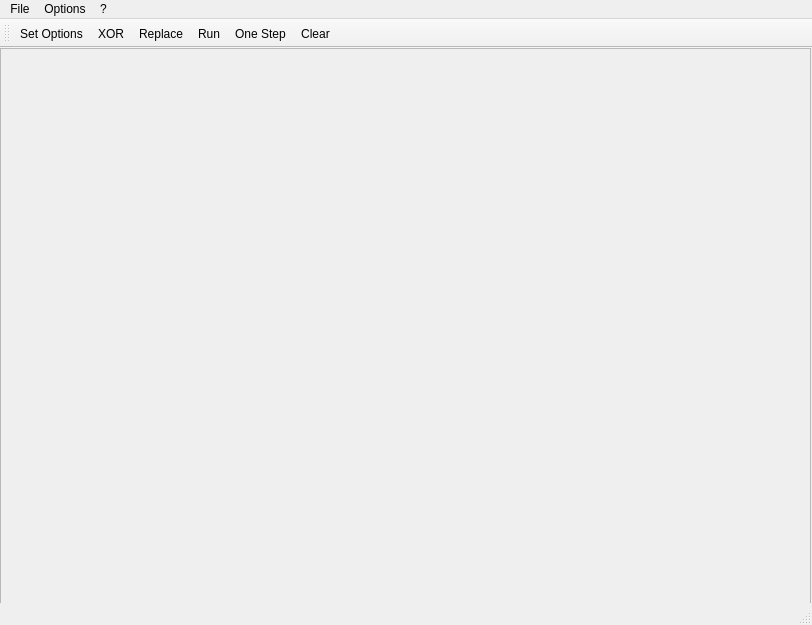
<?xml version="1.0" encoding="UTF-8"?>
<ui version="4.0">
 <class>MainWindow</class>
 <widget class="QMainWindow" name="MainWindow">
  <property name="geometry">
   <rect>
    <x>0</x>
    <y>0</y>
    <width>812</width>
    <height>625</height>
   </rect>
  </property>
  <property name="windowTitle">
   <string>MainWindow</string>
  </property>
  <widget class="QWidget" name="centralWidget">
   <widget class="QScrollArea" name="scrollArea">
    <property name="geometry">
     <rect>
      <x>0</x>
      <y>0</y>
      <width>811</width>
      <height>581</height>
     </rect>
    </property>
    <property name="widgetResizable">
     <bool>true</bool>
    </property>
    <widget class="QWidget" name="widgetContents">
     <property name="geometry">
      <rect>
       <x>0</x>
       <y>0</y>
       <width>809</width>
       <height>579</height>
      </rect>
     </property>
    </widget>
   </widget>
  </widget>
  <widget class="QMenuBar" name="menuBar">
   <property name="geometry">
    <rect>
     <x>0</x>
     <y>0</y>
     <width>812</width>
     <height>26</height>
    </rect>
   </property>
   <widget class="QMenu" name="menuFile">
    <property name="title">
     <string>File</string>
    </property>
    <addaction name="actionNew"/>
    <addaction name="actionOpen"/>
   </widget>
   <widget class="QMenu" name="menuOptions">
    <property name="title">
     <string>Options</string>
    </property>
    <addaction name="actionSet_Options"/>
    <addaction name="actionXOR"/>
    <addaction name="actionReplace"/>
    <addaction name="actionRun"/>
    <addaction name="actionOne_Step"/>
    <addaction name="actionClear"/>
   </widget>
   <widget class="QMenu" name="menu">
    <property name="title">
     <string>?</string>
    </property>
    <addaction name="action"/>
   </widget>
   <addaction name="menuFile"/>
   <addaction name="menuOptions"/>
   <addaction name="menu"/>
  </widget>
  <widget class="QToolBar" name="mainToolBar">
   <attribute name="toolBarArea">
    <enum>TopToolBarArea</enum>
   </attribute>
   <attribute name="toolBarBreak">
    <bool>false</bool>
   </attribute>
   <addaction name="actionSet_Options"/>
   <addaction name="actionXOR"/>
   <addaction name="actionReplace"/>
   <addaction name="actionRun"/>
   <addaction name="actionOne_Step"/>
   <addaction name="actionClear"/>
  </widget>
  <widget class="QStatusBar" name="statusBar"/>
  <action name="actionNew">
   <property name="icon">
    <iconset resource="../img/icon.qrc">
     <normaloff>:/new.jpg</normaloff>:/new.jpg</iconset>
   </property>
   <property name="text">
    <string>New</string>
   </property>
  </action>
  <action name="actionOpen">
   <property name="icon">
    <iconset resource="../img/icon.qrc">
     <normaloff>:/open.jpg</normaloff>:/open.jpg</iconset>
   </property>
   <property name="text">
    <string>Open</string>
   </property>
  </action>
  <action name="actionSet_Options">
   <property name="icon">
    <iconset resource="../img/icon.qrc">
     <normaloff>:/options.jpg</normaloff>:/options.jpg</iconset>
   </property>
   <property name="text">
    <string>Set Options</string>
   </property>
  </action>
  <action name="actionXOR">
   <property name="icon">
    <iconset resource="../img/icon.qrc">
     <normaloff>:/xor.jpg</normaloff>:/xor.jpg</iconset>
   </property>
   <property name="text">
    <string>XOR</string>
   </property>
  </action>
  <action name="actionReplace">
   <property name="icon">
    <iconset resource="../img/icon.qrc">
     <normaloff>:/replace.jpg</normaloff>:/replace.jpg</iconset>
   </property>
   <property name="text">
    <string>Replace</string>
   </property>
  </action>
  <action name="actionRun">
   <property name="icon">
    <iconset resource="../img/icon.qrc">
     <normaloff>:/run.jpg</normaloff>:/run.jpg</iconset>
   </property>
   <property name="text">
    <string>Run</string>
   </property>
  </action>
  <action name="actionOne_Step">
   <property name="icon">
    <iconset resource="../img/icon.qrc">
     <normaloff>:/step.jpg</normaloff>:/step.jpg</iconset>
   </property>
   <property name="text">
    <string>One Step</string>
   </property>
  </action>
  <action name="actionClear">
   <property name="icon">
    <iconset resource="../img/icon.qrc">
     <normaloff>:/clear.jpg</normaloff>:/clear.jpg</iconset>
   </property>
   <property name="text">
    <string>Clear</string>
   </property>
  </action>
  <action name="action">
   <property name="text">
    <string>?</string>
   </property>
  </action>
 </widget>
 <layoutdefault spacing="6" margin="11"/>
 <resources>
  <include location="../img/icon.qrc"/>
 </resources>
 <connections/>
</ui>
